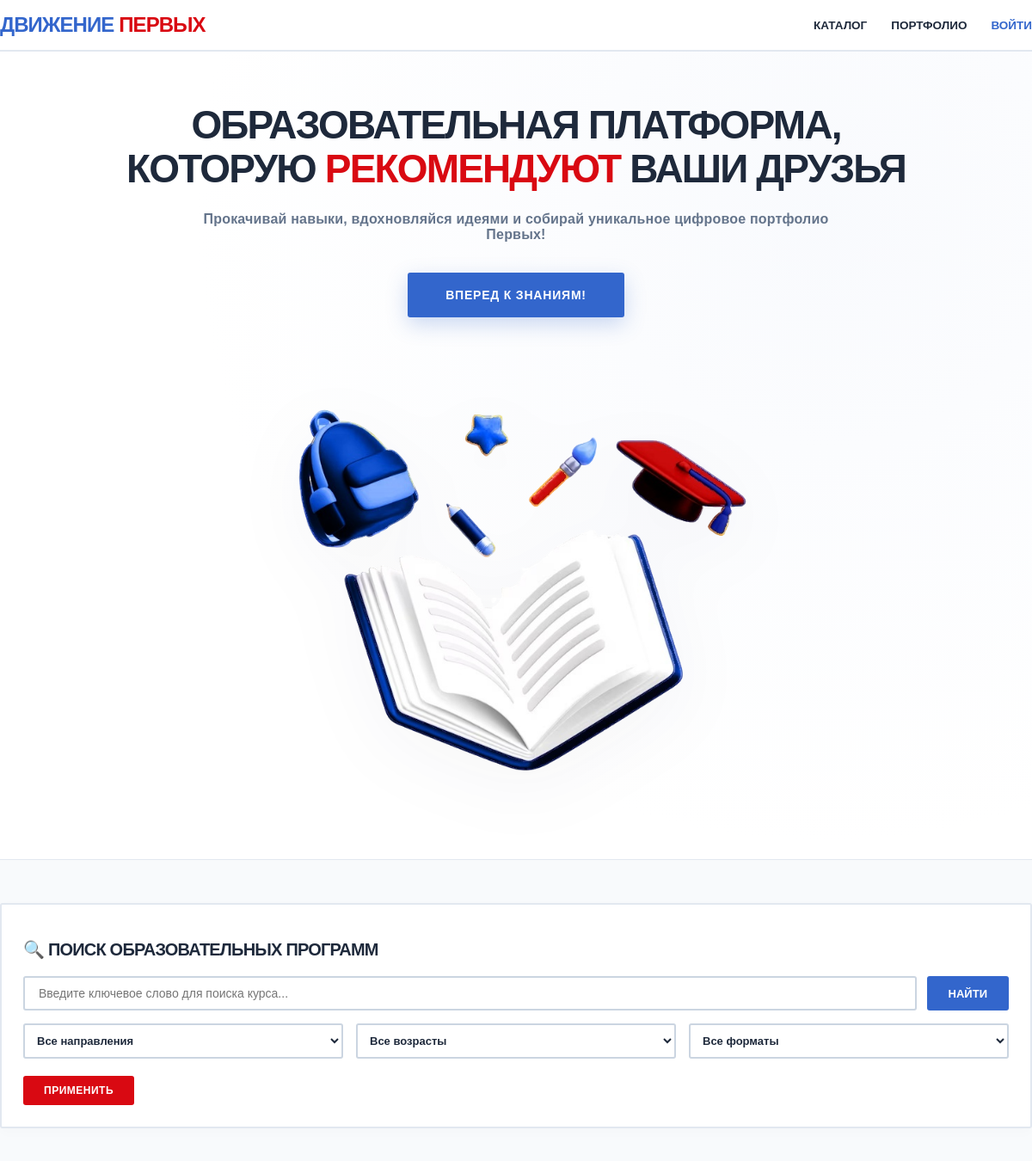
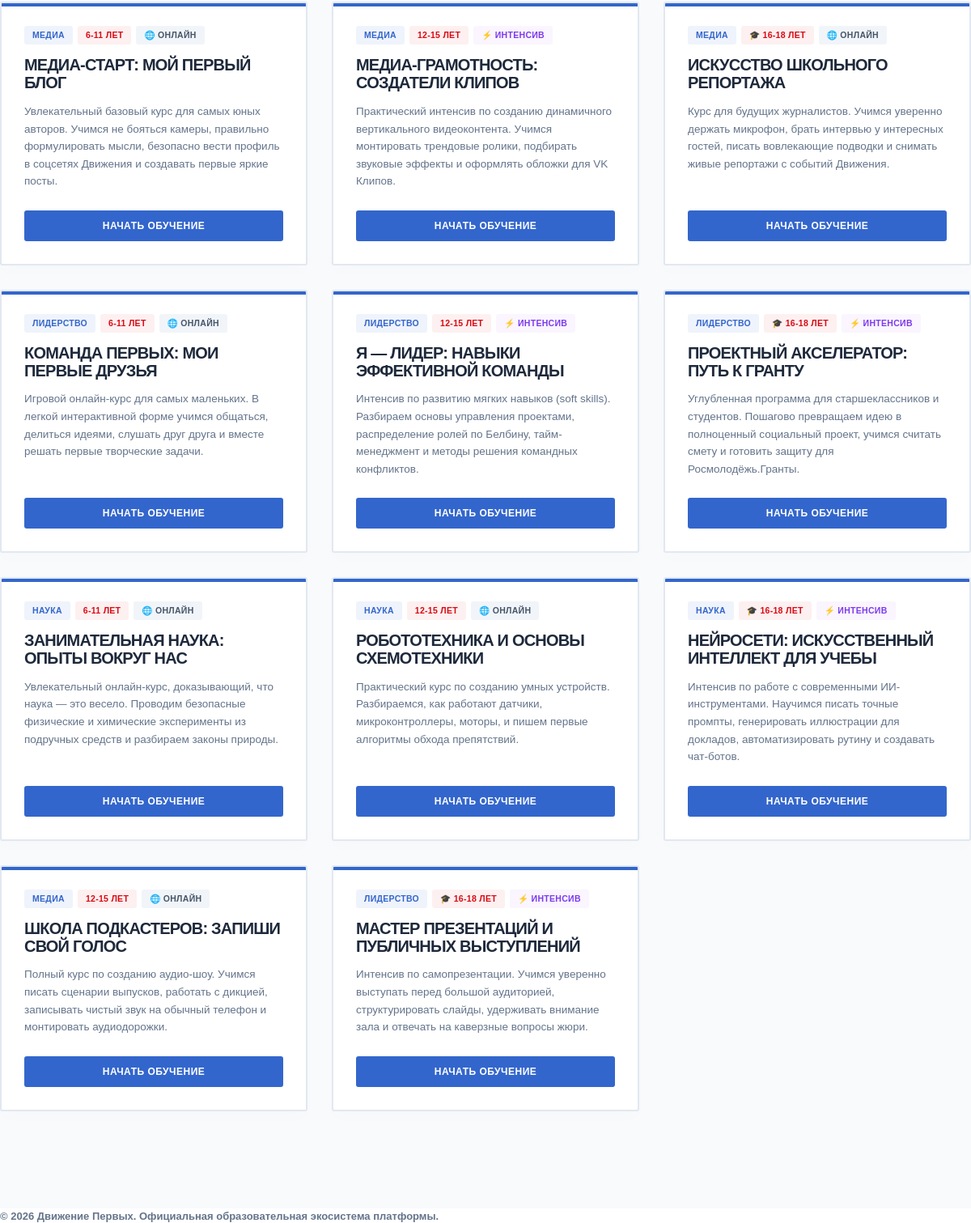
The page / on the database its author committed (2 pictures, top to bottom).
### core/models.py (models this page shows, shortened)
class Course(models.Model):
    title = models.CharField(max_length=200, verbose_name="Название курса")
    description = models.TextField(verbose_name="Описание курса")
    THEME_CHOICES = [
        ('media', 'Медиа и коммуникации'),
        ('leadership', 'Лидерство и команда'),
        ('science', 'Наука и технологии'),
        ('volunteering', 'Волонтерство и добрые дела'),
    ]
    AGE_CHOICES = [
        ('6-11', 'Младшие классы (6-11 лет)'),
        ('12-15', 'Средние классы (12-15 лет)'),
        ('16-18', 'Старшие классы и студенты (16-18 лет)'),
    ]
    FORMAT_CHOICES = [
        ('online', 'Онлайн-курс'),
        ('hybrid', 'Интенсив / Смешанный'),
    ]
    theme = models.CharField(max_length=30, choices=THEME_CHOICES, default='media', verbose_name="Тема курса")
    age_category = models.CharField(max_length=10, choices=AGE_CHOICES, default='12-15', verbose_name="Возраст участников")
    course_format = models.CharField(max_length=10, choices=FORMAT_CHOICES, default='online', verbose_name="Формат обучения")

### core/views.py (the view)
# urls.py: path('', views.catalog_view, name='catalog'),
def catalog_view(request):
    query = request.GET.get('q', '').strip()
    selected_theme = request.GET.get('theme', '')
    selected_age = request.GET.get('age', '')
    selected_format = request.GET.get('format', '')
    courses = Course.objects.all()
    if query:
        courses = courses.filter(
            Q(title__icontains=query) | Q(description__icontains=query)
        ).distinct()
    if selected_theme:
        courses = courses.filter(theme=selected_theme)
    if selected_age:
        courses = courses.filter(age_category=selected_age)
    if selected_format:
        courses = courses.filter(course_format=selected_format)
    context = {
        'courses': courses,
        'query': query,
        'selected_theme': selected_theme,
        'selected_age': selected_age,
        'selected_format': selected_format,
    }
    return render(request, 'catalog.html', context)

### core/templates/catalog.html (shortened to what this page needs)
{% load static %}
<!DOCTYPE html>
<html lang="ru" class="h-100">
<head>
    <link href="https://jsdelivr.net" rel="stylesheet">
    <link href="https://googleapis.com/css2?family=Montserrat:wght@400;500;600;700;800;900&display=swap" rel="stylesheet">
</head>
<body>
    <nav class="navbar-pervye">
        <div class="container navbar-container-custom">
            <a href="/" class="brand-logo-container">
                <span class="brand-word-blue">Движение</span>
                <span class="brand-word-red">Первых</span>
            </a>
            <div class="nav-links-container">
                <a href="#search-anchor" class="nav-link-pervye">Каталог</a>
                <a href="/profile/" class="nav-link-pervye">Портфолио</a>
                {% if user.is_authenticated %}
                    <a href="/logout/" class="nav-link-pervye" style="color: var(--text-slate);">Выйти</a>
                {% else %}
                    <a href="/login/" class="nav-link-pervye" style="color: var(--pervye-blue);">Войти</a>
            {% endif %}
            </div>
        </div>
    </nav>
    <section class="premium-hero-screen">
        <div class="container">
            <h1 class="hero-main-title">
                Образовательная платформа, которую <span>рекомендуют</span> ваши друзья
            </h1>
            <p class="hero-sub-title">
                Прокачивай навыки, вдохновляйся идеями и собирай уникальное цифровое портфолио Первых!
            </p>
            <a href="#search-anchor" class="btn-hero-action">Вперед к знаниям!</a>
            <div class="hero-image-container">
                <img src="{% static 'core/3d-floating-no-bg-preview (carve.photos).png' %}" alt="Обучение" class="hero-3d-graphic">
            </div>
        </div>
    </section>
    <main style="padding-top: 50px; padding-bottom: 60px; background-color: var(--bg-slate); border-top: 1px solid #E2E8F0; width: 100%;">
        <div class="container">
            <div class="filter-panel-pervye">
                <h2 style="font-weight: 900; font-size: 20px; text-transform: uppercase; color: var(--pervye-black); margin-bottom: 20px;">
                    🔍 Поиск образовательных программ
                </h2>
                <form method="GET" action="" style="display: flex; flex-direction: column; gap: 15px;">
                    <div style="display: flex; gap: 12px; width: 100%;">
                        <input type="text" name="q" value="{{ query }}" placeholder="Введите ключевое слово для поиска курса..." class="input-pervye-search">
                        <button type="submit" class="btn-pervye-blue">Найти</button>
                    </div>
                    <div style="display: grid; grid-template-columns: repeat(auto-fit, minmax(220px, 1fr)); gap: 15px; width: 100%;">
                        <select name="theme" class="select-pervye-custom">
                            <option value="">Все направления</option>
                        </select>
                        <select name="age" class="select-pervye-custom">
                            <option value="">Все возрасты</option>
                        </select>
                        <select name="format" class="select-pervye-custom">
                            <option value="">Все форматы</option>
                        </select>
                    </div>
                    <div style="display: flex; gap: 15px; align-items: center; margin-top: 5px;">
                        <button type="submit" style="background: var(--pervye-red); color: white; border: none; padding: 10px 24px; border-radius: 3px; font-size: 12px; font-weight: 800; text-transform: uppercase; cursor: pointer; letter-spacing: 0.5px;">
                            Применить
                        </button>
                    </div>
                </form>
            </div>
            <div class="pervye-grid">
                {% for course in courses %}
                <div class="pervye-course-card">
                    <div>
                        <div style="display: flex; gap: 6px; flex-wrap: wrap; margin-bottom: 10px;">
                            <span class="pervye-badge" style="background: rgba(51, 102, 204, 0.08); color: var(--pervye-blue);">
                                {% if course.theme == 'media' %}Медиа
                                {% elif course.theme == 'leadership' %}Лидерство
                                {% elif course.theme == 'science' %}Наука
                                {% else %}{{ course.theme }}{% endif %}
                            </span>
                            <span class="pervye-badge" style="background: rgba(217, 9, 18, 0.06); color: var(--pervye-red);">
                                {% if course.age_category == '6-11' %}6-11 лет
                                {% elif course.age_category == '12-15' %}12-15 лет
                                {% elif course.age_category == '16-18' %}🎓 16-18 лет
                                {% else %}{{ course.age_category }}{% endif %}
                            </span>
                            {% if course.course_format == 'online' %}
                                <span class="pervye-badge" style="background: #F1F5F9; color: #475569;">🌐 Онлайн</span>
                            {% elif course.course_format == 'hybrid' %}
                                <span class="pervye-badge" style="background: #FAF5FF; color: #7C3AED;">⚡ Интенсив</span>
                            {% endif %}
                        </div>
                        <h3 class="pervye-card-title">{{ course.title }}</h3>
                        <p class="pervye-card-desc">{{ course.description }}</p>
                    </div>
                    <a href="/course/{{ course.id }}/" class="btn-pervye-action">
                        Начать обучение
                    </a>
                </div>
                {% endfor %}
            </div>
        </div>
    </main>
    <footer class="footer py-4 bg-white border-top" style="border-color: #E2E8F0 !important; width: 100%;">
        <div class="container text-center">
            <span style="color: var(--text-slate); font-size: 13px; font-weight: 600;">© 2026 Движение Первых. Официальная образовательная экосистема платформы.</span>
        </div>
    </footer>
</body>
</html>

### rows shown on the page
Course: theme "МЕДИА", age_category "6-11 ЛЕТ", course_format "🌐 ОНЛАЙН", title "МЕДИА-СТАРТ: МОЙ ПЕРВЫЙ БЛОГ", description "Увлекательный базовый курс для самых юных авторов. Учимся не бояться камеры, правильно формулировать мысли, безопасно вести профиль в соцсетях Движения и создавать первые яркие посты."
Course: theme "МЕДИА", age_category "12-15 ЛЕТ", course_format "⚡ ИНТЕНСИВ", title "МЕДИА-ГРАМОТНОСТЬ: СОЗДАТЕЛИ КЛИПОВ", description "Практический интенсив по созданию динамичного вертикального видеоконтента. Учимся монтировать трендовые ролики, подбирать звуковые эффекты и оформлять обложки для VK Клипов."
Course: theme "МЕДИА", age_category "🎓 16-18 ЛЕТ", course_format "🌐 ОНЛАЙН", title "ИСКУССТВО ШКОЛЬНОГО РЕПОРТАЖА", description "Курс для будущих журналистов. Учимся уверенно держать микрофон, брать интервью у интересных гостей, писать вовлекающие подводки и снимать живые репортажи с событий Движения."
Course: theme "ЛИДЕРСТВО", age_category "6-11 ЛЕТ", course_format "🌐 ОНЛАЙН", title "КОМАНДА ПЕРВЫХ: МОИ ПЕРВЫЕ ДРУЗЬЯ", description "Игровой онлайн-курс для самых маленьких. В легкой интерактивной форме учимся общаться, делиться идеями, слушать друг друга и вместе решать первые творческие задачи."
Course: theme "ЛИДЕРСТВО", age_category "12-15 ЛЕТ", course_format "⚡ ИНТЕНСИВ", title "Я — ЛИДЕР: НАВЫКИ ЭФФЕКТИВНОЙ КОМАНДЫ", description "Интенсив по развитию мягких навыков (soft skills). Разбираем основы управления проектами, распределение ролей по Белбину, тайм-менеджмент и методы решения командных конфликтов."
Course: theme "ЛИДЕРСТВО", age_category "🎓 16-18 ЛЕТ", course_format "⚡ ИНТЕНСИВ", title "ПРОЕКТНЫЙ АКСЕЛЕРАТОР: ПУТЬ К ГРАНТУ", description "Углубленная программа для старшеклассников и студентов. Пошагово превращаем идею в полноценный социальный проект, учимся считать смету и готовить защиту для Росмолодёжь.Гранты."
Course: theme "НАУКА", age_category "6-11 ЛЕТ", course_format "🌐 ОНЛАЙН", title "ЗАНИМАТЕЛЬНАЯ НАУКА: ОПЫТЫ ВОКРУГ НАС", description "Увлекательный онлайн-курс, доказывающий, что наука — это весело. Проводим безопасные физические и химические эксперименты из подручных средств и разбираем законы природы."
Course: theme "НАУКА", age_category "12-15 ЛЕТ", course_format "🌐 ОНЛАЙН", title "РОБОТОТЕХНИКА И ОСНОВЫ СХЕМОТЕХНИКИ", description "Практический курс по созданию умных устройств. Разбираемся, как работают датчики, микроконтроллеры, моторы, и пишем первые алгоритмы обхода препятствий."
Course: theme "НАУКА", age_category "🎓 16-18 ЛЕТ", course_format "⚡ ИНТЕНСИВ", title "НЕЙРОСЕТИ: ИСКУССТВЕННЫЙ ИНТЕЛЛЕКТ ДЛЯ УЧЕБЫ", description "Интенсив по работе с современными ИИ-инструментами. Научимся писать точные промпты, генерировать иллюстрации для докладов, автоматизировать рутину и создавать чат-ботов."
Course: theme "МЕДИА", age_category "12-15 ЛЕТ", course_format "🌐 ОНЛАЙН", title "ШКОЛА ПОДКАСТЕРОВ: ЗАПИШИ СВОЙ ГОЛОС", description "Полный курс по созданию аудио-шоу. Учимся писать сценарии выпусков, работать с дикцией, записывать чистый звук на обычный телефон и монтировать аудиодорожки."
Course: theme "ЛИДЕРСТВО", age_category "🎓 16-18 ЛЕТ", course_format "⚡ ИНТЕНСИВ", title "МАСТЕР ПРЕЗЕНТАЦИЙ И ПУБЛИЧНЫХ ВЫСТУПЛЕНИЙ", description "Интенсив по самопрезентации. Учимся уверенно выступать перед большой аудиторией, структурировать слайды, удерживать внимание зала и отвечать на каверзные вопросы жюри."
